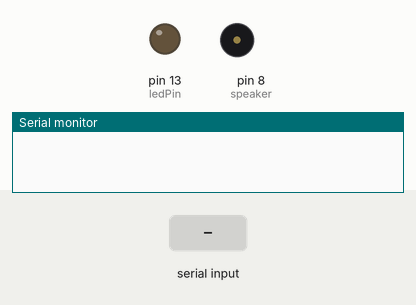
A sketch run on a simulated Arduino Uno, built with avr-gcc and run on an emulated ATmega328P. On the bench: output pins drawn as LEDs (lit = HIGH), buzzer (waves = sounding), the last lines printed to the serial monitor. The test bench sets the inputs (shaded band).

Above: at 1.2 s.
1.3 s: "E" received over Serial
At 4.2 s:
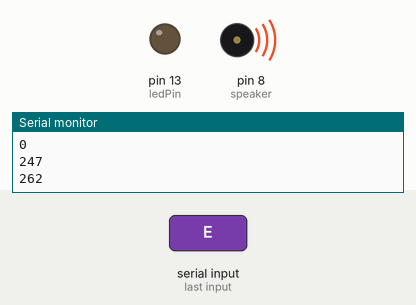
4.3 s: "B" received over Serial
Timing chart, 0 to 15.0 s (numbered marks = the images above; inputs shaded):
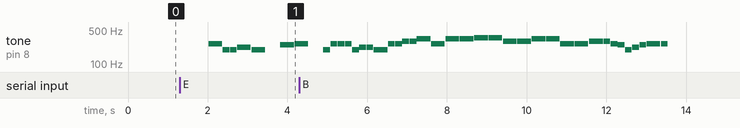

The sketch:

pickAsong.ino
```cpp
 /*Arduino speaker song tutorial
* This program will play the theme song of the Malayalam movie
* 'Ennu Ninte Moideen'. The song is 'Mukkathe Penne'.
* The song is played on the speaker connected to pin 3 and GND.
*
* Created 26 Oct 2015
* by Akshay James
* Video at https://www.youtube.com/watch?v=LgtcUxe8fmA
*/

#include"pitches.h"

// notes in the song 'Mukkathe Penne'
int melody1[] = {
NOTE_D4, NOTE_G4, NOTE_FS4, NOTE_A4,
NOTE_G4, NOTE_C5, NOTE_AS4, NOTE_A4,
NOTE_FS4, NOTE_G4, NOTE_A4, NOTE_FS4, NOTE_DS4, NOTE_D4,
NOTE_C4, NOTE_D4,0,

NOTE_D4, NOTE_G4, NOTE_FS4, NOTE_A4,
NOTE_G4, NOTE_C5, NOTE_D5, NOTE_C5, NOTE_AS4, NOTE_C5, NOTE_AS4, NOTE_A4,      //29               //8
NOTE_FS4, NOTE_G4, NOTE_A4, NOTE_FS4, NOTE_DS4, NOTE_D4,
NOTE_C4, NOTE_D4,0,

NOTE_D4, NOTE_FS4, NOTE_G4, NOTE_A4, NOTE_DS5, NOTE_D5,
NOTE_C5, NOTE_AS4, NOTE_A4, NOTE_C5,
NOTE_C4, NOTE_D4, NOTE_DS4, NOTE_FS4, NOTE_D5, NOTE_C5,
NOTE_AS4, NOTE_A4, NOTE_C5, NOTE_AS4,             //58

NOTE_D4, NOTE_FS4, NOTE_G4, NOTE_A4, NOTE_DS5, NOTE_D5,
NOTE_C5, NOTE_D5, NOTE_C5, NOTE_AS4, NOTE_C5, NOTE_AS4, NOTE_A4, NOTE_C5, NOTE_G4,
NOTE_A4, 0, NOTE_AS4, NOTE_A4, 0, NOTE_G4,
NOTE_G4, NOTE_A4, NOTE_G4, NOTE_FS4, 0,

NOTE_C4, NOTE_D4, NOTE_G4, NOTE_FS4, NOTE_DS4,
NOTE_C4, NOTE_D4, 0,
NOTE_C4, NOTE_D4, NOTE_G4, NOTE_FS4, NOTE_DS4,
NOTE_C4, NOTE_D4, END

};


// note durations: 8 = quarter note, 4 = 8th note, etc.
int noteDurations1[] = {       //duration of the notes
8,4,8,4,
4,4,4,12,
4,4,4,4,4,4,
4,16,4,

8,4,8,4,
4,2,1,1,2,1,1,12,
4,4,4,4,4,4,
4,16,4,

4,4,4,4,4,4,
4,4,4,12,
4,4,4,4,4,4,
4,4,4,12,

4,4,4,4,4,4,
2,1,1,2,1,1,4,8,4,
2,6,4,2,6,4,
2,1,1,16,4,

4,8,4,4,4,
4,16,4,
4,8,4,4,4,
4,20,
};

int melody_err[] = {
  0, NOTE_C4, NOTE_G3, NOTE_G3, NOTE_A3, NOTE_G3, 0, NOTE_B3, NOTE_C4, 0, END
};

int noteDurations_err[] = {
  8, 4, 2, 2, 4, 4, 4, 4, 4, 4, 0
};

//old macdonald
int melody_farm[]={
  NOTE_G4, NOTE_G4, NOTE_G4, NOTE_D4, NOTE_E4, NOTE_E4, NOTE_D4,//7
  NOTE_B4, NOTE_B4, NOTE_A4, NOTE_A4, NOTE_G4, NOTE_D4,//6
  NOTE_G4, NOTE_G4, NOTE_G4, NOTE_D4, NOTE_E4, NOTE_E4, NOTE_D4,//7
  NOTE_B4, NOTE_B4, NOTE_A4, NOTE_A4, NOTE_G4, NOTE_D4, NOTE_D4, //7
  NOTE_G4, NOTE_G4, NOTE_G4,       0, NOTE_G4, NOTE_G4, NOTE_G4, 0,//8
  NOTE_G4, NOTE_G4, NOTE_G4, NOTE_G4, NOTE_G4, NOTE_G4,//6
  NOTE_G4, NOTE_G4, NOTE_G4, NOTE_G4, NOTE_G4, NOTE_G4,//6
  NOTE_G4, NOTE_G4, NOTE_G4, NOTE_D4, NOTE_E4, NOTE_E4, NOTE_D4,//7
  NOTE_B4, NOTE_B4, NOTE_A4, NOTE_A4, NOTE_G4,//5
  END
};

int noteDurations_farm[]={
  4, 4, 4, 4, 4, 4, 8,//7
  4, 4, 4, 4,12, 4,//6
  4, 4, 4, 4, 4, 4, 8,//7
  4, 4, 4, 4,12, 2, 2,//7
  4, 4, 4, 4, 4, 4, 4, 4,//8
  2, 2, 4, 2, 2, 4, //6
  2, 2, 2, 2, 4, 4, //6
  4, 4, 4, 4, 4, 4, 8,//7
  4, 4, 4, 4,12,//5 //59
  0
};

//Bingo
int melody_bingo[]={
  NOTE_G3, NOTE_C4, NOTE_C4, NOTE_C4, NOTE_G3, NOTE_A3, NOTE_A3, NOTE_G3, NOTE_G3,//There was a far mer had a dog and
  NOTE_C4, NOTE_C4, NOTE_D4, NOTE_D4, NOTE_E4, NOTE_C4, // bin go was his name o
  NOTE_E4, NOTE_E4, NOTE_F4, NOTE_F4, NOTE_F4,  //B I N G O
  NOTE_D4, NOTE_D4, NOTE_E4, NOTE_E4, NOTE_E4, //B I N G O
  NOTE_C4, NOTE_C4, NOTE_D4, NOTE_D4, NOTE_D4, NOTE_C4, //B I N G O and
  NOTE_B3, NOTE_G3, NOTE_A3, NOTE_B3, NOTE_C4, NOTE_C4, //Bin go was his name o
  END
};

int noteDurations_bingo[]={
  2, 2, 2, 2, 2, 2, 2, 2, 2,
  2, 2, 2, 2, 4, 4,
  4, 4, 2, 2, 4,
  4, 4, 2, 2, 4,
  4, 4, 2, 2, 2, 2,
  2, 2, 2, 2, 4, 2,
  0
};

//waterloo chorus
int melody_yaya[]={
  NOTE_B4, NOTE_B4, NOTE_A4,       0, NOTE_B4, NOTE_B4, NOTE_A4, NOTE_G4, NOTE_G4, NOTE_F4, NOTE_F4, NOTE_G4, NOTE_G4, 0, //Wa ter loo I was de feat ed you won the war
  NOTE_B4, NOTE_B4, NOTE_A4,       0, NOTE_B4, NOTE_B4, NOTE_A4, NOTE_B4, NOTE_B4, NOTE_A4, NOTE_G4, NOTE_F4, NOTE_F4, 0, //Wa ter loo prom ise to love you for ev er more
  NOTE_B4, NOTE_B4, NOTE_A4,       0, NOTE_B4, NOTE_B4, NOTE_A4, NOTE_G4, NOTE_G4, NOTE_F4, NOTE_F4, NOTE_G4, NOTE_G4, 0, //Wa ter loo could nt es cape if I want ed to
  NOTE_B4, NOTE_A4, NOTE_A4,       0, NOTE_B4, NOTE_B4, NOTE_A4, NOTE_F4, NOTE_F4, NOTE_E4, NOTE_E4, NOTE_D4, NOTE_D4, 0, //Wa ter loo know ing my fate is to be with you
  NOTE_D5, NOTE_C5, NOTE_B4, NOTE_A4, NOTE_B4, NOTE_A4, NOTE_A4,       0, NOTE_B4, NOTE_B4, NOTE_A4, NOTE_F4, NOTE_F4, NOTE_E4, NOTE_E4, NOTE_D4, NOTE_D4,0 //Wa wa wa wa wa ter loo fi nal ly fac ing my wa ter loo
 END};

int noteDurations_yaya[]={
  4, 1, 4, 6, 4, 1, 2, 4, 1, 2, 4, 1, 4, 16,
  4, 1, 4, 6, 4, 1, 2, 4, 1, 2, 4, 1, 4, 16,
  4, 1, 4, 6, 4, 1, 2, 4, 1, 2, 4, 1, 4, 16,
  4, 1, 4, 6, 4, 1, 2, 4, 1, 2, 4, 1, 4, 16,
  4, 4, 4, 2, 4, 1, 4, 4, 4, 1, 2, 4, 1, 2, 4, 1, 4,16
};

const int speaker=8;
const int ledPin=13;

int incomingByte = 0; // for incoming serial data

void setup() {

  Serial.begin(9600);
  pinMode(ledPin, OUTPUT);//LED Pin for testing
}

void loop() {
    if (Serial.available() > 0) {
    // read the incoming byte:
      incomingByte = Serial.read();
      //W waterloo, B bingo, M old macdonald, S secret, E error song
    if (incomingByte=='E'){
      playSong(melody_err,noteDurations_err,90);
    } else if (incomingByte=='B'){
      playSong(melody_bingo,noteDurations_bingo,90);
    } else if (incomingByte=='M'){
      playSong(melody_farm,noteDurations_farm,90);
    } else if (incomingByte=='S'){
      playSong(melody1,noteDurations1,90);
    } else if (incomingByte=='W'){
      playSong(melody_yaya,noteDurations_yaya,90);
    } else {
      digitalWrite(ledPin,HIGH);
      delay(1000);
    }
    }
    digitalWrite(ledPin,LOW);

}

void playSong(int melody[], int noteDurations[],int speed){
    for (int thisNote=0; melody[thisNote]!=END; thisNote++) {
      int noteDuration=speed*noteDurations[thisNote];
      tone(speaker,melody[thisNote],noteDuration*.95);
      Serial.println(melody[thisNote]);
      delay(noteDuration);
      noTone(speaker);
    }
}
```

pitches.h
```cpp
#define NOTE_B0  31
#define NOTE_C1  33
#define NOTE_CS1 35
#define NOTE_D1  37
#define NOTE_DS1 39
#define NOTE_E1  41
#define NOTE_F1  44
#define NOTE_FS1 46
#define NOTE_G1  49
#define NOTE_GS1 52
#define NOTE_A1  55
#define NOTE_AS1 58
#define NOTE_B1  62
#define NOTE_C2  65
#define NOTE_CS2 69
#define NOTE_D2  73
#define NOTE_DS2 78
#define NOTE_E2  82
#define NOTE_F2  87
#define NOTE_FS2 93
#define NOTE_G2  98
#define NOTE_GS2 104
#define NOTE_A2  110
#define NOTE_AS2 117
#define NOTE_B2  123
#define NOTE_C3  131
#define NOTE_CS3 139
#define NOTE_D3  147
#define NOTE_DS3 156
#define NOTE_E3  165
#define NOTE_F3  175
#define NOTE_FS3 185
#define NOTE_G3  196
#define NOTE_GS3 208
#define NOTE_A3  220
#define NOTE_AS3 233
#define NOTE_B3  247
#define NOTE_C4  262
#define NOTE_CS4 277
#define NOTE_D4  294
#define NOTE_DS4 311
#define NOTE_E4  330
#define NOTE_F4  349
#define NOTE_FS4 370
#define NOTE_G4  392
#define NOTE_GS4 415
#define NOTE_A4  440
#define NOTE_AS4 466
#define NOTE_B4  494
#define NOTE_C5  523
#define NOTE_CS5 554
#define NOTE_D5  587
#define NOTE_DS5 622
#define NOTE_E5  659
#define NOTE_F5  698
#define NOTE_FS5 740
#define NOTE_G5  784
#define NOTE_GS5 831
#define NOTE_A5  880
#define NOTE_AS5 932
#define NOTE_B5  988
#define NOTE_C6  1047
#define NOTE_CS6 1109
#define NOTE_D6  1175
#define NOTE_DS6 1245
#define NOTE_E6  1319
#define NOTE_F6  1397
#define NOTE_FS6 1480
#define NOTE_G6  1568
#define NOTE_GS6 1661
#define NOTE_A6  1760
#define NOTE_AS6 1865
#define NOTE_B6  1976
#define NOTE_C7  2093
#define NOTE_CS7 2217
#define NOTE_D7  2349
#define NOTE_DS7 2489
#define NOTE_E7  2637
#define NOTE_F7  2794
#define NOTE_FS7 2960
#define NOTE_G7  3136
#define NOTE_GS7 3322
#define NOTE_A7  3520
#define NOTE_AS7 3729
#define NOTE_B7  3951
#define NOTE_C8  4186
#define NOTE_CS8 4435
#define NOTE_D8  4699
#define NOTE_DS8 4978
#define END -1
```

Measured:
- after the input at 1.3 s, tone on pin 8 (speaker): plays 262 Hz for 0.34 s, 196 Hz for 0.17 s, 196 Hz for 0.17 s, 220 Hz for 0.34 s, 196 Hz for 0.34 s, 247 Hz for 0.34 s … (7 notes in this stretch), starting after 0.72 s
